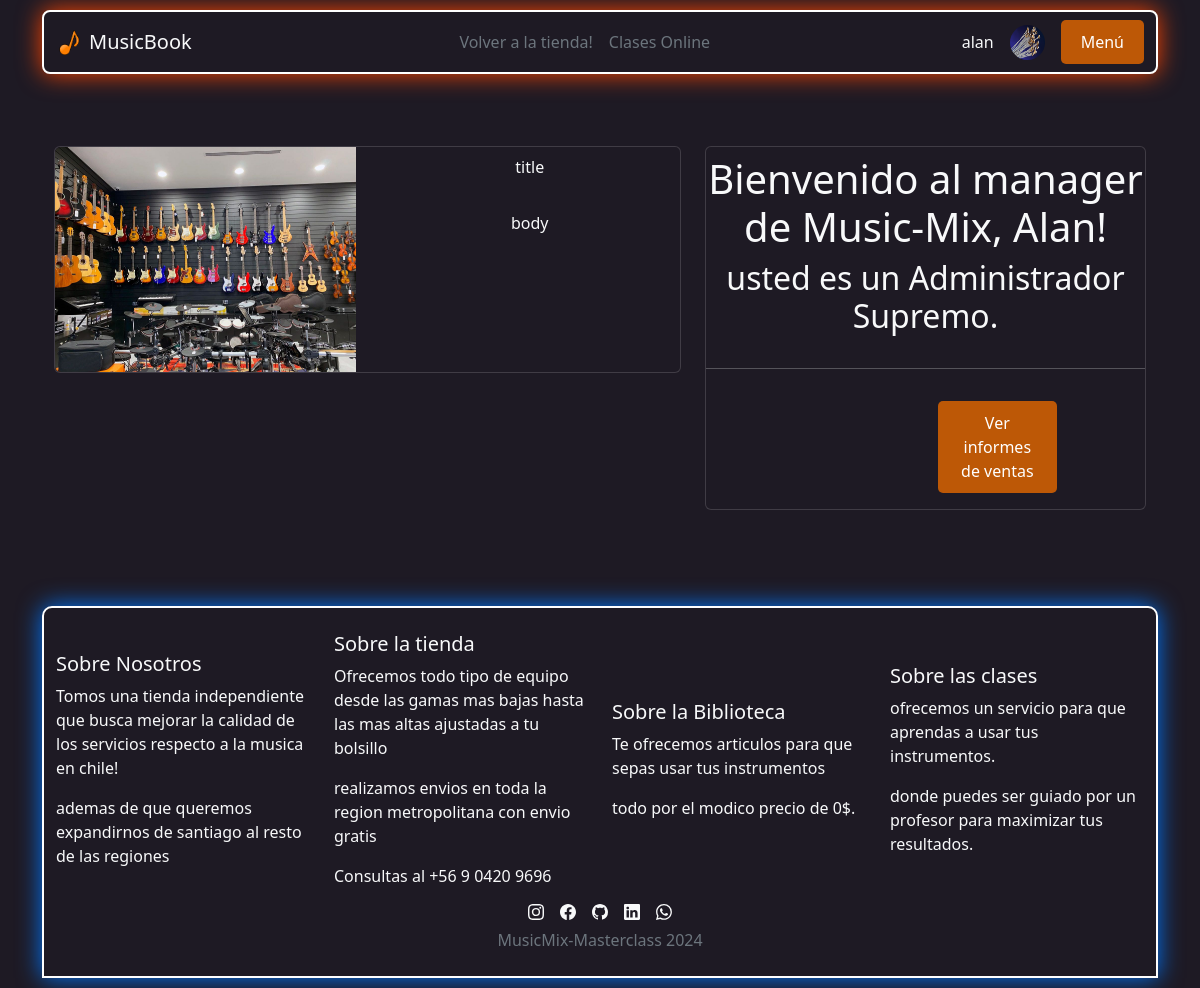
Screenshot of /manager/inicio/ (signed in) with the database file from the repository.
### Store/models.py (models this page shows, shortened)
class Usuario(AbstractUser):
    RUT                 = models.CharField(default = '', max_length = 13,  unique = True, error_messages = {"unique": "El rut ya está registrado."}, blank=True)
    nacimiento          = models.DateField(null = True)
    genero              = models.IntegerField(default = 2, choices = opcionesSexo)
    telefono            = models.CharField(default = '', max_length = 15)
    direccion           = models.CharField(default = '', max_length = 300)
    region              = models.IntegerField(null = True, blank = True, choices = regiones)
    comuna              = models.IntegerField(null = True, blank = True, choices = comunas)
    foto_de_Usuario     = models.ImageField(upload_to = "usuarios",null = True)
    es_profesor         = models.BooleanField(default=False)
    es_admin_biblioteca = models.BooleanField(default=False)
    class Meta:
        ordering = ['username']

### Store/d_back/views.py (the view)
# urls.py: path('inicio/',                                 inicioBackoffice,                          name="inicioback"),
def inicioBackoffice(request):
    return render(request, "backoffice/Inicio/InicioBackoffice.html")

### Store/Cart/context_processor.py (called while the page is built)
def importe_total_carro(request):
    total = 0
    if 'carro' in request.session.keys():
        for key,value in request.session["carro"].items():
            total += int(value["precio"] * value["cantidad"])
    return {"importe_total_carro":total}

### Store/Templates/backoffice/Inicio/InicioBackoffice.html (shortened to what this page needs)
{% extends "base2.html" %}
{% load static %}
{% block content %}
<div class="container">
    <div class="row justify-content-center py-5">
        <div class="col-md-8 col-lg-7 col-sm-12">
            <div class="card ">
                <div class="row justify-content-center">
                    <div class="col-md-6">
                        <img src="{% static 'images\samples\tienda.jpg'%}" class="img-fluid rounded-start">
                    </div>
                    <div class="col-md-6">
                        <div class="card-title pt-2">
                            <p class="textocentro">title</p>
                        </div>
                        <div class="card-body">
                            <p class="textocentro">body</p>
                        </div>
                    </div>
                </div>
            </div>
        </div>
        <div class="col-md-4 col-lg-5 col-sm-12">
            <div class="card ">
                <div class="card-title pt-2">
                    <h1 class="textocentro">
                        Bienvenido al manager de Music-Mix, {{user.username | capfirst }}!
                    </h1>
                    {% if user.is_superuser %}
                    <h2 class="textocentro">usted es un Administrador Supremo.</h2>
                    {% endif %}
                </div>
                <hr>
                <div class="card-body">
                    <div class="row justify-content-center">
                        {% if user.is_superuser %}
                        <div class="col-4">
                        </div>
                        <div class="col-4">
                            <a href="#" class="btn btn-primary-custom">Ver informes de ventas</a>
                        </div>
                        {% endif %}
                    </div>
                </div>
            </div>
        </div>
    </div>
</div>
{% endblock %}

### Library/Templates/Base2.html (shortened to what this page needs)
{% load static %}
{% load humanize %}
<!DOCTYPE html>
<html lang="es">
<head>
    <link href="https://cdn.jsdelivr.net/npm/bootstrap@5.3.0/dist/css/bootstrap.min.css" rel="stylesheet"
>
    <link rel="stylesheet" type="text/css" href="{% static 'css/styles.css' %}">
</head>
<body data-bs-theme="dark">
    <div class="container">
        <nav class="navbar navbar-expand-lg card-1" id="navbarcolor">
            <div class="container-fluid d-flex justify-content-between align-items-center">
                <a class="navbar-brand d-flex align-items-center" href="{% url 'bookinicio' %}"
                    style="color: var(--bs-body-color);">
                    <img src="{% static 'images/icono pagina.png' %}" width="25" height="25" alt="Icono MusicBook"
                        class="me-2">
                    MusicBook
                </a>
                <div class="navbar-nav d-flex flex-row">
                    <button class="btn btn-link nav-link link-secondary"
                        onclick="redirectTo('{% url 'inicio' %}')">Volver a la tienda!</button>
                    <button class="btn btn-link nav-link link-secondary"
                        onclick="redirectTo('{% url 'Verificarmembresia' %}')">Clases Online</button>
                </div>
                <div class="d-flex align-items-center">
                    {% if not user.is_authenticated %}
                    <a href="{% url 'login' %}" class="btn btn-secondary me-2">Iniciar Sesión</a>
                    <a href="{% url 'registrarse' %}" class="btn btn-secondary me-2">Registrarse</a>
                    <button class="btn btn-secondary" data-bs-toggle="offcanvas" href="#offcanvasExample" role="button">
                        Menú
                    </button>
                    {% else %}
                    <div class="d-flex align-items-center">
                        <span class="me-3">{{ user.username }}</span>
                        {% if user.foto_de_Usuario %}
                        <img class="rounded-circle me-3" src="{{ user.foto_de_Usuario.url }}" alt="Foto de Usuario"
                            width="35" height="35">
                        {% endif %}
                        <button class="btn btn-primary-custom" data-bs-toggle="offcanvas" href="#offcanvasExample"
                            role="button">
                            Menú
                        </button>
                    </div>
                    {% endif %}
                </div>
            </div>
        </nav>
        <br>
        {% block content %}
        {% endblock %}
        {% include 'footer.html' %}
    </div>
</body>
</html>

### static/css/styles.css (style rules this page uses)
.textocentro { text-align: center; }
:root { --box-shadow-light: 0 0 10px black; --border-light: 1px solid gray; }
[data-bs-theme="dark"] { --box-shadow-dark-1: 0 0 10px #ff7301; --box-shadow-dark-2: 0 0 10px #ff9901; --box-shadow-dark-3: 0 0 10px #bd5806; --border-dark: 1px solid white; }

### rows the page displays
Usuario: username "alan", foto_de_Usuario (picture), username "Alan"
